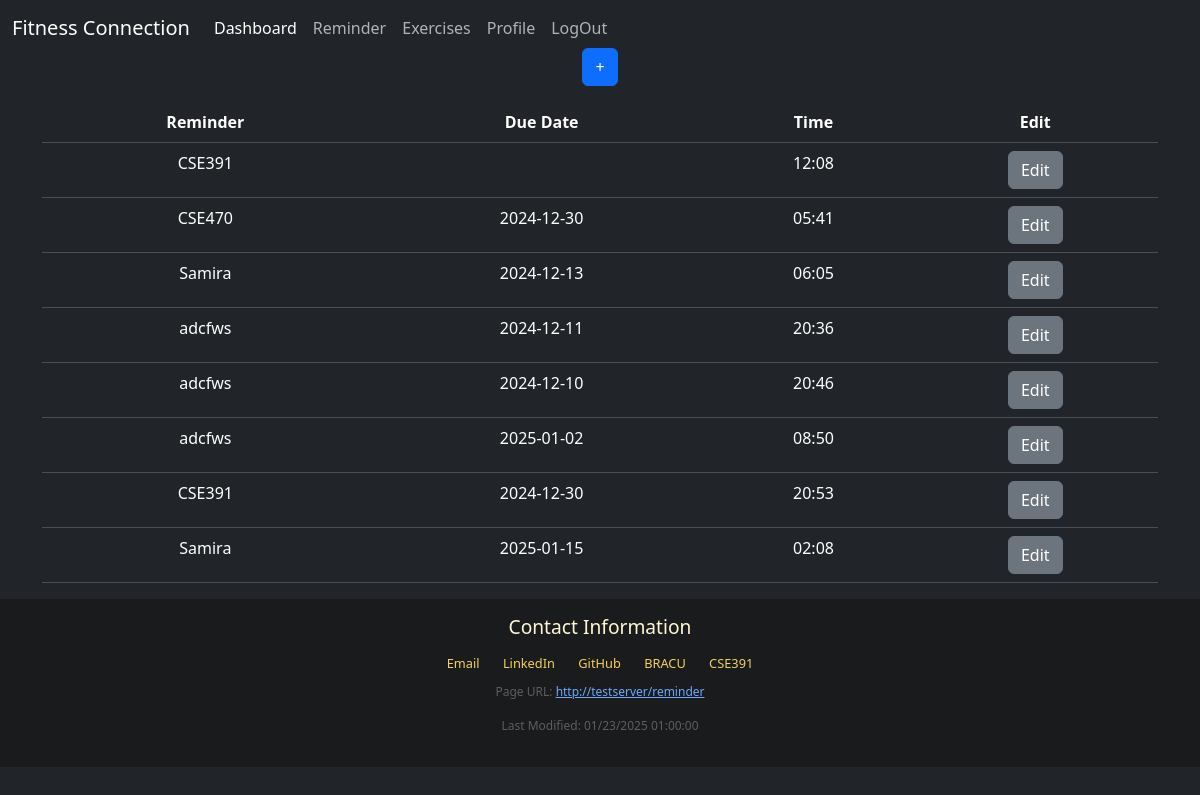
Page /reminder (signed in) on the committed database.
### models/reminder.py (models this page shows)
class reminder(Base):
    __tablename__ = 'reminder'
    appointment_id = Column(Integer, primary_key=True)
    appointment_name = Column(VARCHAR)
    date = Column(VARCHAR)
    time = Column(VARCHAR)
    reminder_date = Column(VARCHAR)
    user_email = Column(VARCHAR)

### app.py (the view, shortened to what this page needs)
@app.route('/reminder', methods=['GET', 'POST'])
def reminder():
    if request.method == 'GET':
        if 'user_email' not in session:
            return redirect(url_for('login'))
        rem = get_reminders(session['user_email'])
        return render_template('reminder.html', reminders=rem)

### database/dbconnect.py (called while the page is built)
def get_session():
    return Session()

### models/reminder.py (called while the page is built)
def get_reminders(email):
    session = get_session()
    reminders = session.query(reminder).filter(reminder.user_email == email).all()
    return reminders

### templates/reminder.html (shortened to what this page needs)
{% extends "base.html" %}
{% block content %}
    <div class="container mt-5">
        <div class="d-flex justify-content-center">
            <button type="button" class="btn btn-primary" data-bs-toggle="modal" data-bs-target="#reminderModal" onclick="getValues()">
                <span>&#43;</span>
            </button>
        </div>
        <div class="mt-3">
            <div id="reminders" class="text-center">
                {% if reminders %}
                <table class="table">
                    <thead>
                        <tr>
                            <th scope="col">Reminder</th>
                            <th scope="col">Due Date</th>
                            <th scope="col">Time</th>
                            <th scope="col">Edit</th>
                        </tr>
                    </thead>
                    <tbody>
                        {% for i in reminders %}
                        <tr id="reminder-row">
                            <td class="reminder-name">{{ i.appointment_name }}</td>
                            <td class="reminder-date">{{ i.date }}</td>
                            <td class="reminder-time">{{ i.time }}</td>
                            <td>
                                <button type="button" class="btn btn-secondary" data-bs-toggle="modal" data-bs-target="#editModal" onclick="editRminder(this)">Edit</button>
                            </td>
                        </tr>
                        {% endfor %}
                    </tbody>
                </table>
                {% else %}
                <p class="text-muted">No reminders yet.</p>
                {% endif %}
            </div>
        </div>
    </div>
{% endblock %}

### rows in the picture
reminder: appointment_name "CSE391", time "12:08"
reminder: appointment_name "CSE470", date "2024-12-30", time "05:41"
reminder: appointment_name "Samira", date "2024-12-13", time "06:05"
reminder: appointment_name "adcfws", date "2024-12-11", time "20:36"
reminder: appointment_name "adcfws", date "2024-12-10", time "20:46"
reminder: appointment_name "adcfws", date "2025-01-02", time "08:50"
reminder: appointment_name "CSE391", date "2024-12-30", time "20:53"
reminder: appointment_name "Samira", date "2025-01-15", time "02:08"
